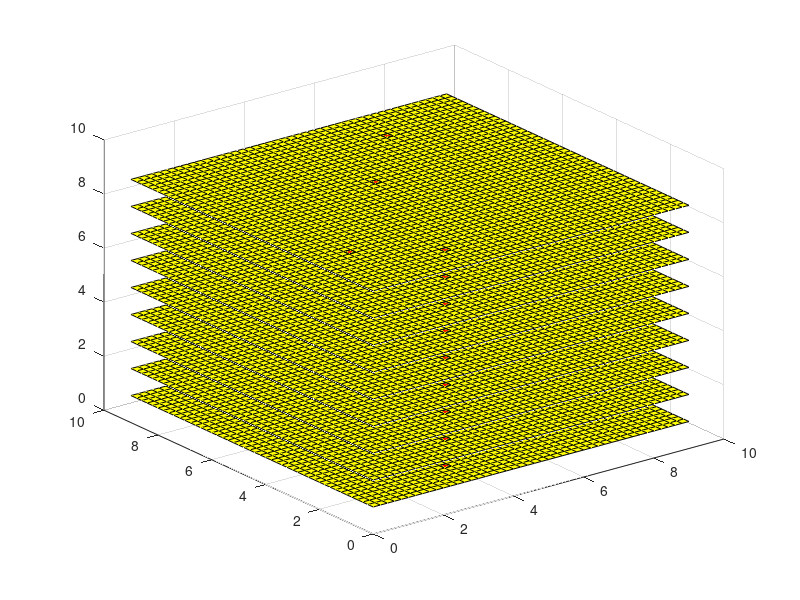

Recreate this plot in MATLAB.
%[F,V] = stlread('femur.stl')
tic
V=[1.1 2.3 9.1; 4.3 5.5 9.4; 2.9 1 9.7; 6.3 7.7 9.9; 2 3 7.5; 6 7 4; 7 7.1 4];
z=9:-1:1; %planes and intervals of cut
f=1; %counter for projected values
co=1;%counter for colored grids
zx=zeros(10000,2);
patch=zeros(10000,3); %preallocation of matrix saves time of calculation as
color=zeros(10000,2);%it doesnt have to copy values to new matrix everytime
pointer=zeros(1,10000);%gives range of pointds in a plane, 1-5 1st plane, 5-9 2nd
minValue = min([V(:,1);V(:,2)]); %define limits of grids based on vertices
maxValue = max([V(:,1);V(:,2)]); %of CAD, can also be taken as stock size
for j=1:length(z) %traversing all planes
p=f; 
for i= 1:length(V(:,1)) %traversing all points
if (V(i,3)>z(j))
patch(f,:)=[V(i,1), V(i,2), z(j)]; %projection on z plane
f=f+1;
else continue
end
end
Gridstart = round(minValue)-1; %formation of grid
Gridend = round(maxValue)+1;
gx = .2; %grid width
gy = .2;
gridx = Gridstart:gx:Gridend;
gridy = Gridstart:gy:Gridend;
[xg,yg]=meshgrid(gridx,gridy);
zg = z(j)/1*(0*xg + 0*yg +1); %plane of grid
c=xg*0+yg*0+50; %color of grid
surf(xg,yg,zg,c)
colormap(hsv) %color library for pallette hsv
hold on %hold the graph for next points to be plotted
for ii= p:f-1 %read points of patch
for ij= 1:length(gridx)-1 %read all x grids
if patch(ii,1)< xg(1,ij+1) && patch(ii,1) >= xg(1,ij) %locate x value of points in grids
    for jj=1:length(gridy)-1 %read all y grids
        if patch(ii,2)< yg(jj+1,1) && patch(ii,2 ) >= yg(jj,1) %locate y value of points in grids
            color(co,:)= [xg(1,ij), yg(jj,1)]; %save the selected grid point
             xgg=[xg(1,ij),xg(1,ij+1); xg(1,ij), xg(1,ij+1)]; %form grid of 2x2 matix
             ygg=[yg(jj,1), yg(jj,1);yg(jj+1,1),yg(jj+1,1)];
             zgg=z(j)+xgg*0+ygg*0;
             colormap autumn %color according to z value of the grids
             surf(xgg,ygg,zgg);
             hold on
%             zx(co,1)=z(j)+xg(1,ij)*0+ yg(jj,1)*0;%try to plot
%             plot3(color(:,1),color(:,2),zx(:,1),'ro')
            co=co+1;
        end
    end
end
end
end
pointer(j)=p;
end
toc
%now move tool over grid points which are not colored that is not in 
%unmachined matrix using optimisation technique like travelling salesman problem
%end